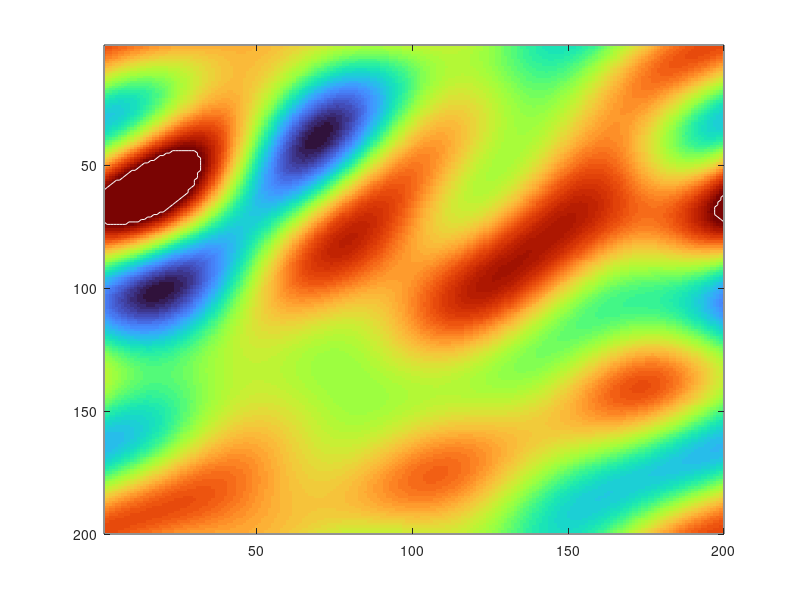

Reproduce this figure in MATLAB. (Note: this script raises an error after producing the figure.)
clc, clear, close all

% number of point
Nx = 200;
Ny = 200;
tmax = 100;

weatherMat = zeros(Nx, Ny, tmax);
numSeed = 8187;

figure(88)
axis equal tight
colormap turbo

for t = 1:tmax
    f = 0.015;   % Increase the randomness control parameter
    
    rand('seed', numSeed)
    
    nx1 = 1 + floor(0.999*f*Nx);
    nx2 = Nx - nx1 + 1;
    ny1 = 1 + floor(0.999*f*Nx);
    ny2 = Nx - nx1 + 1;
    
    F = rand(Nx,Ny);
    F = fft2(F);   % 2D FFT
    F(nx1:nx2 - 0.5*sin(t/2), :) = 0;
    F(:, ny1:ny2 - 0.5*cos(t/2)) = 0;
    
    F = real(ifft2(F));  % 2D iFFT
    
    % Scale the values to the desired range (0.2 - 1)
    F = (F - min(F(:))) ./ (max(F(:)) - min(F(:)));
    F = F * 1.22;
    F(F>1) = 1;

    imagesc(F)
    
    hold on 
    [C2,h2] = contourf(1:200, 1:200, F, [1, 1], 'FaceAlpha',0,...
        'LineColor', 'w', 'LineWidth', 2);
    
    clabel(C2,h2,'FontSize',15,'Color','w')
    axis equal tight
    
    title(num2str(t,'time = %4.1f s'))
    set(gca, 'YDir', 'normal')
    colorbar
    pause(0.01)
    hold off

    weatherMat(:,:,t) = F;
end

set(gca, 'YDir', 'normal')
fileName = "WeatherMat_" + num2str(numSeed) +".mat";
% save(fileName, 'weatherMat')
